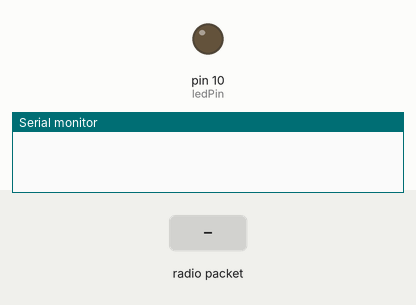
Bench run of a sketch on a simulated Arduino Uno, built with avr-gcc and run on an emulated ATmega328P. Shown: output pins drawn as LEDs (lit = HIGH), the last lines printed to the serial monitor. Inputs (shaded band) come from the test bench. No radio packets arrive unless stated.

Above: at 1.2 s.
1.3 s: radio packet "1" arrives
At 1.7 s:
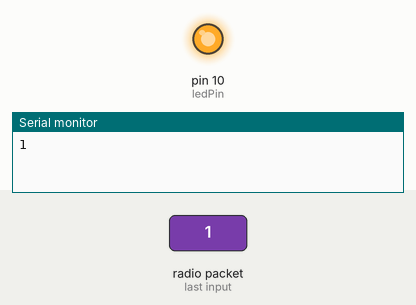
Timing chart, 0 to 4.3 s (numbered marks = the images above; inputs shaded):
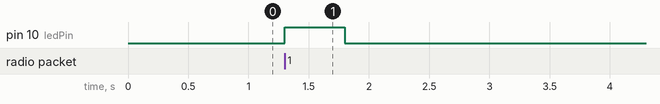

The sketch:

RFReceiver_try1.ino
```cpp
#include <SPI.h>
#include <nRF24L01.h>
#include <RF24.h>

RF24 radio(7, 8); // CE, CSN
const byte address[6] = "00001";
const int ledPin = 10; // LED connected to digital pin 9

void setup() {
  pinMode(ledPin, OUTPUT); // Set the LED pin as an output
  Serial.begin(9600);
  radio.begin();
  radio.openReadingPipe(0, address);
  radio.setPALevel(RF24_PA_MAX);
  radio.startListening();
}

void loop() {
  if (radio.available()) {
    char text[32] = "";
    radio.read(&text, sizeof(text));
    Serial.println(text);

    digitalWrite(ledPin, HIGH); // Turn the LED on
    delay(500);                // Keep it on for 500 milliseconds
    digitalWrite(ledPin, LOW); // Turn the LED off
  }
}
```

Measured:
- after the input at 1.3 s, pin 10 (ledPin): LOW → HIGH at once, → LOW 0.50 s later
